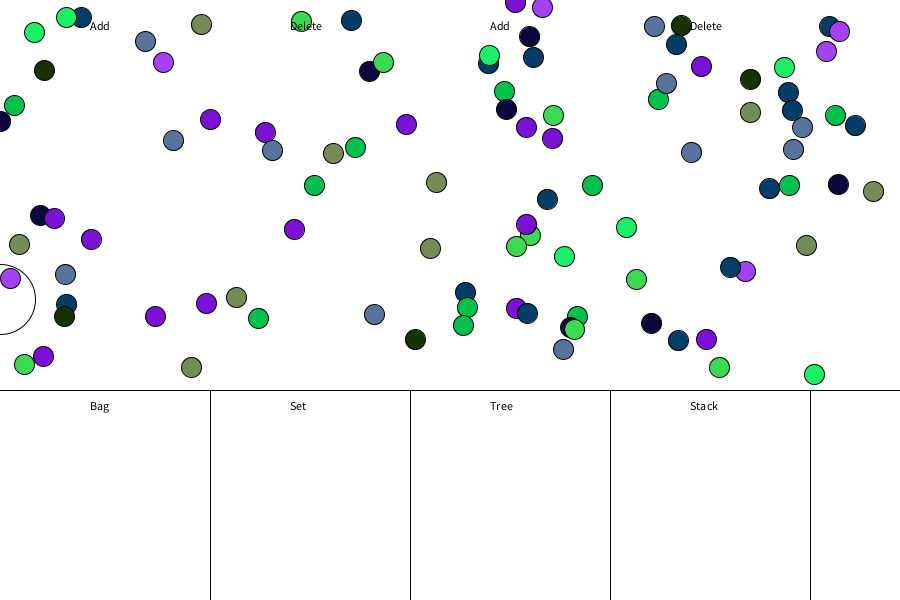
Frame 1 (no input)
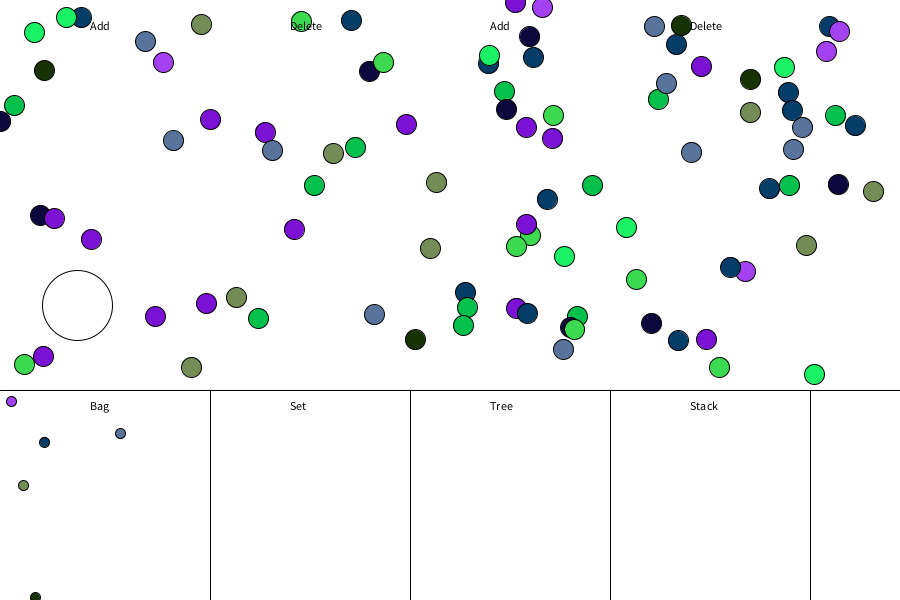
Frame 60 (the mouse pressed at the canvas centre just before this capture)
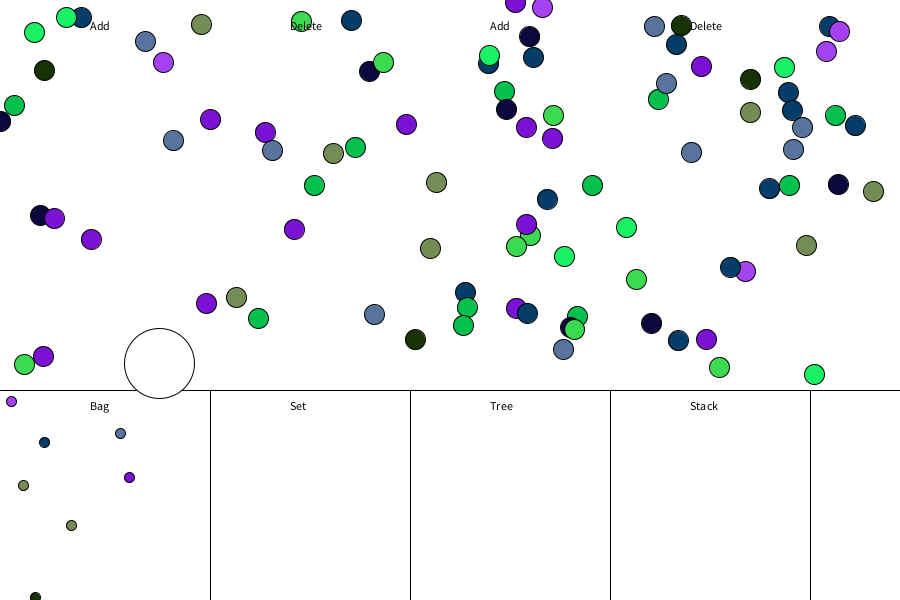
Frame 120 (the mouse held since frame 60 and released just before this capture)

The Processing sketch that drew these frames (run headless with seeded random() and noise(); from frame 60 on, the mouse is pressed at the canvas centre):

// Processing sketch: ProjectDos
// ── ProjectDos.pde
Walker walker;

ArrayList<Food> foods = new ArrayList<Food>();
final int NUMBER_OF_FOODS = 100;
final int NUMBER_OF_COLORS = 10;
color[] colors = new color[NUMBER_OF_COLORS];

void setup() {
  size(900, 600);
  walker = new Walker(new PVector(0, height / 2));
  for (int i = 0; i < NUMBER_OF_COLORS; ++i) {
    colors[i] = color(random(0, 255), random(0, 255), random(0, 255));
  }
  for (int i = 0; i < NUMBER_OF_FOODS; ++i) {
    PVector l = new PVector(random(0, width), random(0, 380)); //set where they appear
    color c = colors[(int)random(0, NUMBER_OF_COLORS)];
    foods.add( new Food(l, c) );
  } 
}

void draw() {
  background(255);
  stroke(0);
  
  //text of structure name
  fill(0);
  text("Bag", 90, 410);
  text("Set", 290, 410);
  text("Tree", 490, 410);
  text("Stack", 690, 410);
  
  //set paramateres of lines
  line(0, 390, 900, 390);//horizontal line
  line(210, 390, 210, 600);//vertical line
  line(410, 390, 410, 600);//vertical line 2  
  line(610, 390, 610, 600);//vertical line 3
  line(810, 390, 810, 600);//vertical line 2
  walker.walk();
  walker.draw();
  for (int i = foods.size() - 1; i >= 0; --i) {
    Food f = foods.get(i);
    f.draw();
    if (walker.isTouching(f)) {
      walker.eat(f);
      foods.remove(f);
    }
    if ((walker.location.x > 0) && (walker.location.x < 90) || (walker.location.x > 490) && (walker.location.x < 690)) {
      //data.remove(f);
      if (walker.isTouching(f)) {
      //walker.putBack(f);
      foods.add(f);
    }else if((walker.location.x > 90) && (walker.location.x < 490) || (walker.location.x > 690) && (walker.location.x < width)){
      //data.remove(f);
    }
    }
  }
  //zones names
  fill(0);
  text("Add", 90, 30);
  text("Delete", 290, 30);
  text("Add", 490, 30);
  text("Delete", 690, 30);
}
// ── Food.pde
class Food {

  PVector location;
  int diameter;
  color c;

  Food(PVector location, color c) {
    this.location = location;
    diameter = 20;
    this.c = c;
  }

  void draw() {
    fill(c);
    ellipse(location.x, location.y,
      diameter, diameter);
  }

}
// ── Walker.pde
class Walker {

  final int MAX_VELOCITY = 1;
  final float NOISE_DELTA = 0.01;
  final int WIDTH = 70;
  PVector location;
  PVector velocity;
  PVector acceleration;
  PVector tendency;
  float xOffset;

  ArrayList<Food> data = new ArrayList<Food>();

  public Walker(PVector initialLocation) {
    this.location = initialLocation;
    velocity = new PVector(0, 0);
    acceleration = new PVector(0, 0);
    tendency = new PVector(1.4, 0);
    xOffset = 0.0;
  }

  public void walk() {
    acceleration = PVector.fromAngle( noise(xOffset) * TWO_PI  );
    velocity.add(acceleration);
    velocity.add(tendency);
    location.add(velocity);
    velocity.limit(MAX_VELOCITY);
    xOffset += NOISE_DELTA;
    if (location.y < 0) location.y = height;
    if (location.y > height) location.y = 0;
    if (location.x < 0) location.x = width;
    if (location.x > width) location.x = 0;
  }

  void draw() {
    fill(255);
    ellipse(location.x, location.y, WIDTH, WIDTH);
    for (Food f : data) {
      fill(f.c);
      ellipse(f.location.x, f.location.y, 10, 10);
    }
  }

  boolean isTouching(Food f) {
    return dist(location.x, location.y, f.location.x, f.location.y) < (WIDTH / 2 + f.diameter / 2);
  }

  void eat(Food f) {
    data.add(f);
    f.location.x = random(0, 200);
    f.location.y = random(height - 200, height);
  }
}
// ── queue.pde
class Queue {
  final int MAX_VELOCITY = 1;
  final float NOISE_DELTA = 0.01;
  final int WIDTH = 70;
  PVector location;
  PVector velocity;
  PVector acceleration;
  PVector tendency;
  float xOffset;

  ArrayList<Food> data = new ArrayList<Food>();

  public Queue(PVector initialLocation) {
    this.location = initialLocation;
    velocity = new PVector(0, 0);
    acceleration = new PVector(0, 0);
    tendency = new PVector(1.4, 0);
    xOffset = 0.0;
  }

  public void walk() {
    acceleration = PVector.fromAngle( noise(xOffset) * TWO_PI  );
    velocity.add(acceleration);
    velocity.add(tendency);
    location.add(velocity);
    velocity.limit(MAX_VELOCITY);
    xOffset += NOISE_DELTA;
    if (location.y < 0) location.y = height-200;
    if (location.y > height-200) location.y = 0;
    if (location.x < 0) location.x = width;
    if (location.x > width) location.x = 0;
  }

  void draw() {
    fill(255);
    ellipse(location.x, location.y, WIDTH, WIDTH);
    for (Food f : data) {
      fill(f.c);
      ellipse(f.location.x, f.location.y, 10, 10);
    }
  }

  boolean isTouching(Food f) {
    return dist(location.x, location.y, f.location.x, f.location.y) < (WIDTH / 2 + f.diameter / 2);
  }

  void eat(Food f) {
    //FIFO
    int[] q =  new int[100];
    for(int i=0; i<100; i++){
      q[100-i] = f.c;
      data.add(f);
    }
    f.location.x = random(400, 600);
    f.location.y = random(height - 200, height);
  }
  
  void putBack(Food f){
   data.remove(f);
   
  }
}
// ── set.pde
class Set {
  final int MAX_VELOCITY = 1;
  final float NOISE_DELTA = 0.01;
  final int WIDTH = 70;
  PVector location;
  PVector velocity;
  PVector acceleration;
  PVector tendency;
  float xOffset;

  ArrayList<Food> data = new ArrayList<Food>();

  public Set(PVector initialLocation) {
    this.location = initialLocation;
    velocity = new PVector(0, 0);
    acceleration = new PVector(0, 0);
    tendency = new PVector(1.4, 0);
    xOffset = 0.0;
  }

  public void walk() {
    acceleration = PVector.fromAngle( noise(xOffset) * TWO_PI  );
    velocity.add(acceleration);
    velocity.add(tendency);
    location.add(velocity);
    velocity.limit(MAX_VELOCITY);
    xOffset += NOISE_DELTA;
    if (location.y < 0) location.y = height-200;
    if (location.y > height-200) location.y = 0;
    if (location.x < 0) location.x = width;
    if (location.x > width) location.x = 0;
  }

  void draw() {
    fill(255);
    ellipse(location.x, location.y, WIDTH, WIDTH);
    for (Food f : data) {
      fill(f.c);
      ellipse(f.location.x, f.location.y, 10, 10);
    }
  }

  boolean isTouching(Food f) {
    return dist(location.x, location.y, f.location.x, f.location.y) < (WIDTH / 2 + f.diameter / 2);
  }

  void eat(Food f) {
    //sets only take unique elements
    for(int i = 0; i < 10; i++){
      if(colors[i] != f.c){
        data.add(f);
      }
    }
    f.location.x = random(200, 400);
    f.location.y = random(height - 200, height);
  }
  
  void putBack(Food f){
   data.remove(f);
  }
}
// ── stack.pde
class Stack {
  final int MAX_VELOCITY = 1;
  final float NOISE_DELTA = 0.01;
  final int WIDTH = 70;
  PVector location;
  PVector velocity;
  PVector acceleration;
  PVector tendency;
  float xOffset;

  ArrayList<Food> data = new ArrayList<Food>();

  public Stack(PVector initialLocation) {
    this.location = initialLocation;
    velocity = new PVector(0, 0);
    acceleration = new PVector(0, 0);
    tendency = new PVector(1.4, 0);
    xOffset = 0.0;
  }

  public void walk() {
    acceleration = PVector.fromAngle( noise(xOffset) * TWO_PI  );
    velocity.add(acceleration);
    velocity.add(tendency);
    location.add(velocity);
    velocity.limit(MAX_VELOCITY);
    xOffset += NOISE_DELTA;
    if (location.y < 0) location.y = height-200;
    if (location.y > height-200) location.y = 0;
    if (location.x < 0) location.x = width;
    if (location.x > width) location.x = 0;
  }

  void draw() {
    fill(255);
    ellipse(location.x, location.y, WIDTH, WIDTH);
    for (Food f : data) {
      fill(f.c);
      ellipse(f.location.x, f.location.y, 10, 10);
    }
  }

  boolean isTouching(Food f) {
    return dist(location.x, location.y, f.location.x, f.location.y) < (WIDTH / 2 + f.diameter / 2);
  }

  void eat(Food f) {
    //stack adds elements one on top of the other, LIFO
    int[] q =  new int[100];
    for(int i=0; i<100; i++){
      q[100-i] = f.c;
      data.add(f);
    }
    f.location.x = random(600, 800);
    f.location.y = random(height - 200, height);
  }
  
  void putBack(Food f){
   data.remove(f);
   
  }
}
